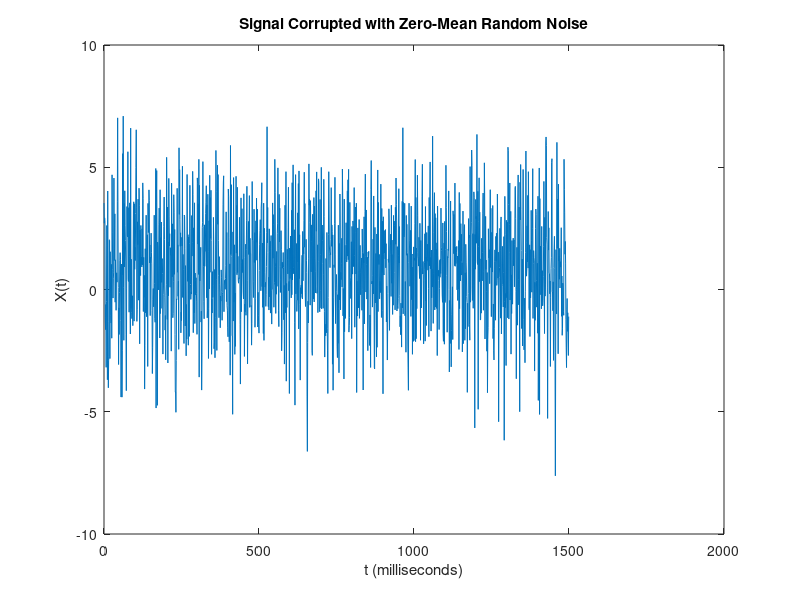
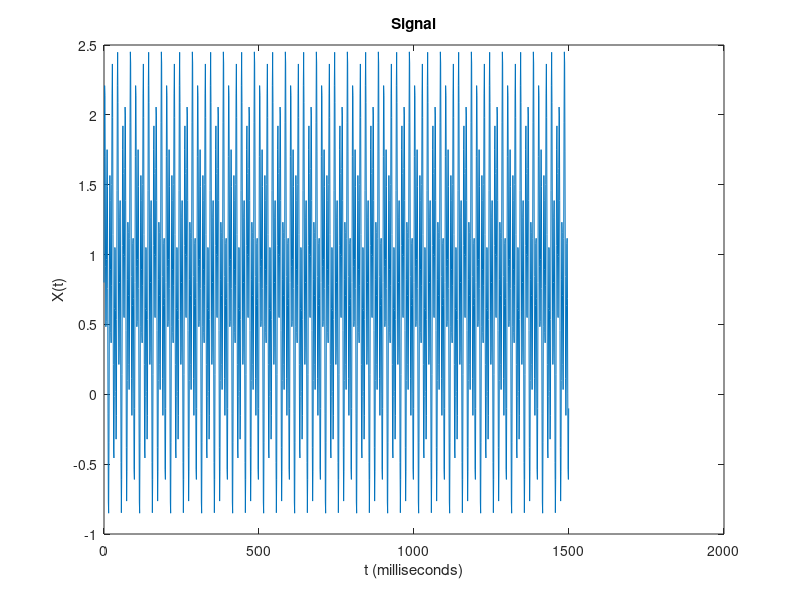
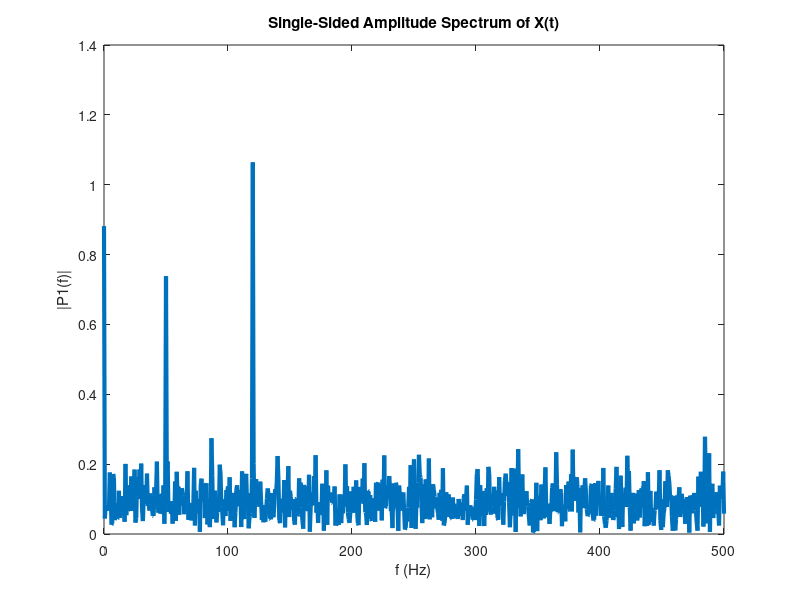
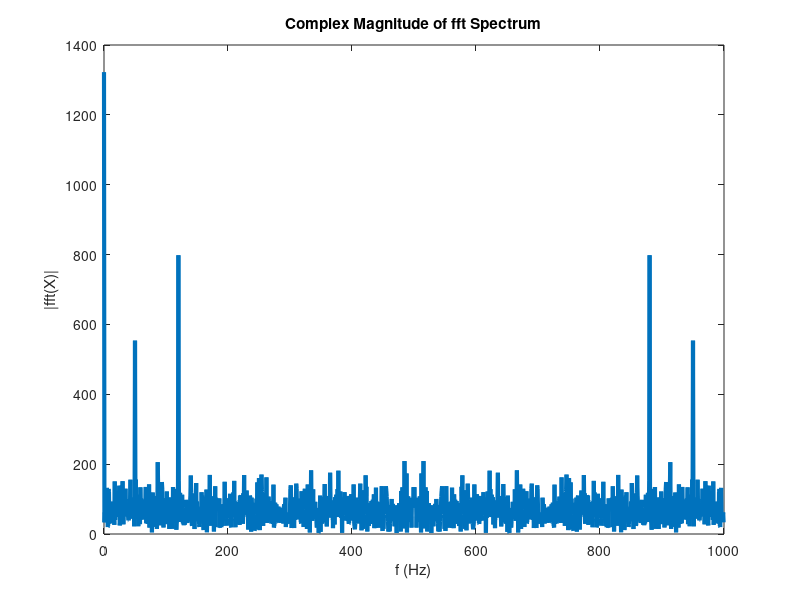

The MATLAB source for these figures, in order: (Note: this script raises an error after producing the figures.)
%Alright, we need to figure this out.
%Frank needs to correctly use the spectrum to separate the timeseries.

%Sampling frequency: 1 kHz
%Signal duration: 1.5 seconds

Fs = 1000;            % Sampling frequency                    
T = 1/Fs;             % Sampling period       
L = 1500;             % Length of signal
t = (0:L-1)*T;        % Time vector

S = 0.8 + 0.7*sin(2*pi*50*t) + sin(2*pi*120*t);

data = S + 2*randn(size(t));


figure()
plot(1000*t,data)
title("Signal Corrupted with Zero-Mean Random Noise")
xlabel("t (milliseconds)")
ylabel("X(t)")

figure()
plot(1000*t,S)
title("Signal")
xlabel("t (milliseconds)")
ylabel("X(t)")


Y = fft(data)
P2 = abs(Y/L);
P1 = P2(1:L/2+1);
P1(2:end-1) = 2*P1(2:end-1);


f = Fs/L*(0:(L/2));
figure()
plot(f,P1,"LineWidth",3) 
title("Single-Sided Amplitude Spectrum of X(t)")
xlabel("f (Hz)")
ylabel("|P1(f)|")


figure()
plot(Fs/L*(0:L-1),abs(Y),"LineWidth",3)
title("Complex Magnitude of fft Spectrum")
xlabel("f (Hz)")
ylabel("|fft(X)|")
figure()
plot(Fs/L*(-L/2:L/2-1),abs(fftshift(Y)),"LineWidth",3)
title("fft Spectrum in the Positive and Negative Frequencies")
xlabel("f (Hz)")
ylabel("|fft(X)|")


Y = fft(S);
P2 = abs(Y/L);
P1 = P2(1:L/2+1);
P1(2:end-1) = 2*P1(2:end-1);
figure()
plot(f,P1,"LineWidth",3) 
title("Single-Sided Amplitude Spectrum of S(t)")
xlabel("f (Hz)")
ylabel("|P1(f)|")

 %Franks Hanning Window Implementation

Fs = 1000;            % Sampling frequency                    
T = 1/Fs;             % Sampling period       
L = 1500;             % Length of signal
t = (0:L-1)*T;        % Time vector
f = Fs/L*(0:(L/2));

S = 0.8 + 0.7*sin(2*pi*50*t) + sin(2*pi*120*t);

data = S + 2*randn(size(t));
hannWind = hanning(100);


dataTest = data.*hannWind;

figure()
wvtool(hannWind)


Ywindow = fft(dataTest);
P2window = abs(Ywindow/L);
P1window = P2window(1:L/2+1);
P1window(2:end-1) = 2*P1window(2:end-1);
figure()
plot(f,P1window,"LineWidth",3) 
title("Single-Sided Amplitude Spectrum of S(t)")
xlabel("f (Hz)")
ylabel("|P1(f)|")




Y = fft(data);
P2 = abs(Y/L);
P1 = P2(1:L/2+1);
P1(2:end-1) = 2*P1(2:end-1);
figure()
plot(f,P1,"LineWidth",3) 
title("Single-Sided Amplitude Spectrum of S(t)")
xlabel("f (Hz)")
ylabel("|P1(f)|")




%%
% Okay, gotta experiment with my data
% 1hz = 1 per second
% 1/3600 Hz = 1 per hour? I think
% Frank ran "deepCutz"
deepCutz
clearvars -except receiverData oneDrive githubToolbox
close all

%
Fs = 1/3600;        % Sampling Frequency, hourly
T = 1/Fs            % Sample Period
L = length(receiverData{5}.HourlyDets)          % Length of Signal
t = (0:L-1)*T;

%Testing my data
T = receiverData{5}.DT
% T2 = receiverData{5}.DT
data = receiverData{5}.HourlyDets';
window = hanning(40);

f = Fs/L*(0:(L/2));

figure()
plot(T,data)
title("Row in the Time Domain")

%
Y = fft(data);
P2 = abs(Y/L);
P1 = P2(1:L/2+1);
P1(2:end-1) = 2*P1(2:end-1);
figure()
plot(f,P1,"LineWidth",3) 
title("FFT: Off Reef, No Window")
xlabel("f (Hz)")
ylabel("|P1(f)|")


%%
dataTest = data.*window;


Ywindow = fft(dataTest);
P2window = abs(Ywindow/L);
P1window = P2window(1:L/2+1);
P1window(2:end-1) = 2*P1window(2:end-1);
figure()
plot(f,P1window,"LineWidth",3) 
title("Single-Sided Amplitude Spectrum, Data: 80-Hour  Hanning Window, Off Reef")
xlabel("f (Hz)")
ylabel("|P1(f)|")


















%%




Y = fft(data,L);
windowY = fft(window.*data,:)

figure()
plot(Fs/L*(0:L-1),abs(Y),"LineWidth",3)
title("Complex Magnitude of fft Spectrum")
xlabel("f (Hz)")
ylabel("|fft(X)|")


%
figure()
plot(Fs/L*(-L/2:L/2-1),abs(fftshift(Y)),"LineWidth",3)
title("fft Spectrum in the Positive and Negative Frequencies")
xlabel("f (Hz)")
ylabel("|fft(X)|")


P2 = abs(Y/L);
P1 = P2(1:L/2+1);
P1(2:end-1) = 2*P1(2:end-1);


f = Fs/L*(0:(L/2));
plot(f,P1,"LineWidth",3) 
title("Single-Sided Amplitude Spectrum of X(t),NoFilter")
xlabel("f (Hz)")
ylabel("|P1(f)|")







%%
%Off reef is super obvious: tides and daily.
%On reef is not. Need to look at lowpass/highpass filters, or windowing.
Fs = 1/3600;        % Sampling Frequency
T = 1/Fs            % Sample Period
L = length(receiverData{5}.HourlyDets)          % Length of Signal
% L = length(receiverData{5}.HourlyDets)
t = (0:L-1)*T;


%Testing my data
T = receiverData{4}.DT
% T2 = receiverData{5}.DT
data = receiverData{4}.HourlyDets;
% X2 = receiverData{5}.HourlyDets;




%40 hour pass
wpass = 1/(40*3600);


dataHighFilter = highpass(data,wpass);
dataLowFilter   = lowpass(data,wpass);

Y = fft(dataHighFilter,L);
% Y2 = fft(X2,L2);

figure()
plot(Fs/L*(0:L-1),abs(Y),"LineWidth",3)
title("Complex Magnitude of fft Spectrum")
xlabel("f (Hz)")
ylabel("|fft(X)|")


%
figure()
plot(Fs/L*(-L/2:L/2-1),abs(fftshift(Y)),"LineWidth",3)
title("fft Spectrum in the Positive and Negative Frequencies")
xlabel("f (Hz)")
ylabel("|fft(X)|")


P2 = abs(Y/L);
P1 = P2(1:L/2+1);
P1(2:end-1) = 2*P1(2:end-1);


f = Fs/L*(0:(L/2));
plot(f,P1,"LineWidth",3) 
title("Single-Sided Amplitude Spectrum of X(t), HighFilter")
xlabel("f (Hz)")
ylabel("|P1(f)|")

%
Y = fft(dataLowFilter,L);
% Y2 = fft(X2,L2);

figure()
plot(Fs/L*(0:L-1),abs(Y),"LineWidth",3)
title("Complex Magnitude of fft Spectrum")
xlabel("f (Hz)")
ylabel("|fft(X)|")


%
figure()
plot(Fs/L*(-L/2:L/2-1),abs(fftshift(Y)),"LineWidth",3)
title("fft Spectrum in the Positive and Negative Frequencies")
xlabel("f (Hz)")
ylabel("|fft(X)|")


P2 = abs(Y/L);
P1 = P2(1:L/2+1);
P1(2:end-1) = 2*P1(2:end-1);


f = Fs/L*(0:(L/2));
plot(f,P1,"LineWidth",3) 
title("Single-Sided Amplitude Spectrum of X(t), LowFilter")
xlabel("f (Hz)")
ylabel("|P1(f)|")







%%


Fs = 1000;                    % Sampling frequency
T = 1/Fs;                     % Sampling period
L = 1000;                     % Length of signal
t = (0:L-1)*T;                % Time vector

x1 = cos(2*pi*50*t);          % First row wave
x2 = cos(2*pi*150*t);         % Second row wave
x3 = cos(2*pi*300*t);         % Third row wave

data = [x1; x2; x3];

figure()
for i = 1:3
    subplot(3,1,i)
    plot(t(1:100),data(i,1:100))
    title("Row " + num2str(i) + " in the Time Domain")
end


dim = 2;
Y = fft(data,L,dim);
P2 = abs(Y/L);
P1 = P2(:,1:L/2+1);
P1(:,2:end-1) = 2*P1(:,2:end-1);

figure()
for i=1:3
    subplot(3,1,i)
    plot(0:(Fs/L):(Fs/2-Fs/L),P1(i,1:L/2))
    title("Row " + num2str(i) + " in the Frequency Domain")
end
